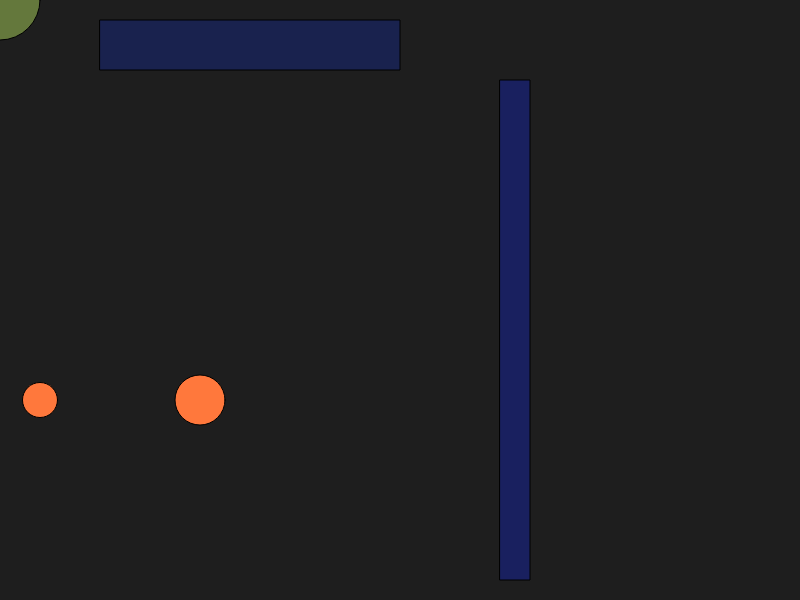
Frame 1 (no input)
Frame 60 (no input): identical to frame 1, image omitted
Frame 120 (the mouse pressed at the canvas centre since frame 60): identical to frame 1, image omitted

The p5.js sketch that drew this single still picture (run headless with seeded random() and noise() and a simulated clock; from frame 60 on, the mouse is pressed at the canvas centre):

// p5.js sketch
// ── sketch.js
console.log("I believe I can fly");

function setup() {
  createCanvas(800, 600); //units are in pixels (width, height), (0,0) is top-left
}

function draw() {
  background(30);
  //noStroke();
  fill(255, 120, 60);
  circle(200, 400, 50); //circle(mouseX, mouseY, 50); circle (xPos, yPos, diameter)
  circle(40, 400, 35);

  fill(100, 120, 60);
  circle(0, 0, 80);

  fill(25, 34, 78);
  rect(100, 20, 300, 50); //rect(x, y, w, h)

  rectMode();
  fill(25, 32, 95);
  rect(500, 80, 30, 500);

  //inside lab1make 2 folders
  //submit the link, and ss of the 2 drawings
  //Part 1: draw with 2D primitives from ps5, create a new repo (lab1) index.html, sketch.js, copy the link
  //GCurie/lab1.com link in canvas
  //Part 2: clone KardunTurtle into your repo and draw something
  //inside sketch.js, giveInstructions(), can put your own picture in there, use the given commands to draw something fun
}
